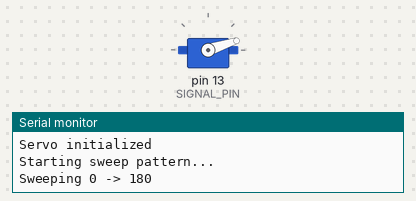
Bench run of a sketch on a simulated Arduino Uno, built with avr-gcc and run on an emulated ATmega328P. On the bench: servo, the last lines printed to the serial monitor.

Above: at 0.05 s.
At 0.35 s:
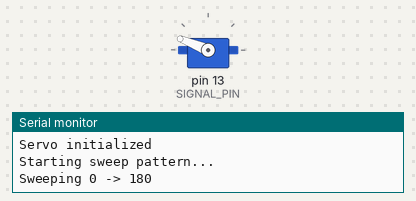
At 0.5 s:
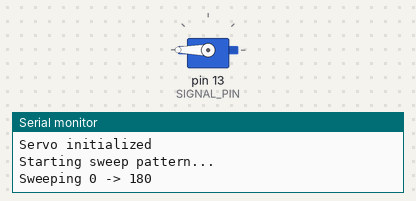
At 0.95 s:
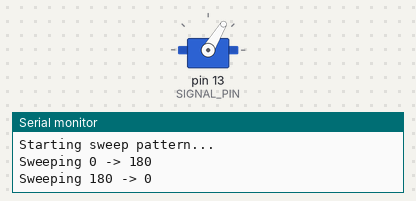
Timing chart, 0 to 3.1 s (numbered marks = the images above):
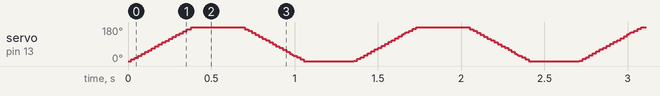

The sketch:

servo_test.ino
```cpp
// Servo Control Sketch for Arduino UNO R4
// Wiring: Black (GND) -> GND pin, Red (VCC) -> 5V pin, White (Signal) -> Pin 13

#include <Servo.h>

Servo myServo;

const int SIGNAL_PIN = 13; // White wire - PWM signal

void setup() {
  Serial.begin(115200);
  Serial.println("Arduino UNO R4 - Servo Test");

  // Attach servo to signal pin
  myServo.attach(SIGNAL_PIN);

  Serial.println("Servo initialized");
  Serial.println("Starting sweep pattern...");
}

void loop() {
  // Sweep from 0 to 180 degrees
  Serial.println("Sweeping 0 -> 180");
  for (int pos = 0; pos <= 180; pos++) {
    myServo.write(pos);
    delay(2);
  }

  delay(300); // Pause at 180 degrees

  // Sweep back from 180 to 0 degrees
  Serial.println("Sweeping 180 -> 0");
  for (int pos = 180; pos >= 0; pos--) {
    myServo.write(pos);
    delay(2);
  }

  delay(300); // Pause at 0 degrees
}
```
